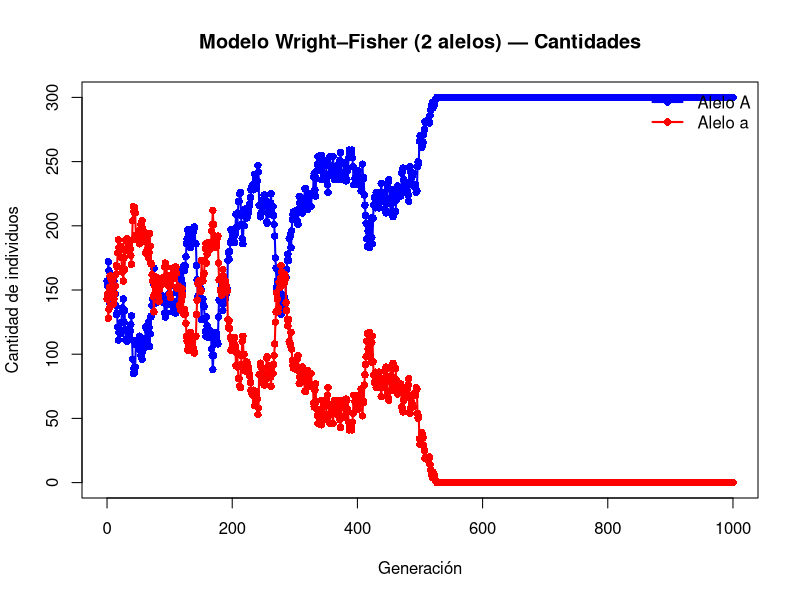

Recreate this plot in R.
#Modelo de Wright-Fisher (usando una distribución binomial)
Wright_Fisher <- function(N, p0, g) {
#N <- Cantidad total de alelos
#p0 <- Frecuencia inicial del alelo A
#g <- Cantidad de generaciones a simular
  
  X <- numeric(g + 1)   
  X[1] <- rbinom(1, N, p0) #Cantidad de alelos A
  
  for (t in 1:g) {
    p <- X[t] / N                 # Frecuencia del alelo A en generación t
    X[t + 1] <- rbinom(1, N, p)   # Transición Wright-Fisher (binomial)
  }
  
  return(X)
}

# Gráfico con cantidades de individuos por alelo

plot_wf_counts <- function(X, N) {
  g <- 0:(length(X) - 1)
  
  count_A <- X
  count_a <- N - X
  
  plot(
    g, count_A,
    type = "l", lwd = 2, col = "blue",
    ylim = c(0, N),
    xlab = "Generación",
    ylab = "Cantidad de individuos",
    main = "Modelo Wright–Fisher (2 alelos) — Cantidades"
  )
  
  points(g, count_A, col = "blue", pch = 16)
  
  lines(g, count_a, col = "red", lwd = 2)
  points(g, count_a, col = "red", pch = 16)
  
  legend(
    "topright",
    legend = c("Alelo A", "Alelo a"),
    col = c("blue", "red"),
    lwd = 2, pch = 16, bty = "n"
  )
}

#Cambiar los valores de N, p0 y g para modificar el gráfico
#El gráfico muestra la cantidad de individuos con tales alelos 
N <- 300
p0 <- 0.5
g <- 1000
traj <- Wright_Fisher(N, p0, g)
plot_wf_counts(traj, N)


